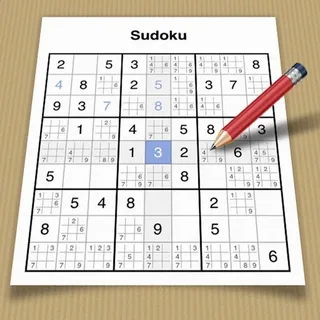
#> input picture lab3/sudoku.jpg, 320 x 320 px
$ jupyter execute lab7_2.ipynb
#> lines starting #> are read from the running program, lines starting #| are printed output that depends on the picture; after the words box and inside, x2 and y2 are one past the last pixel; in counts of white or black regions, pixels touching at a corner belong together
[cell 1]
import cv2 as cv
import numpy as np
from matplotlib import pyplot as plt

# https://docs.opencv.org/4.x/dd/dd7/tutorial_morph_lines_detection.html
# Извлечение горизонтальных и вертикальных линий с помощью морфологических операций

# Загрузка изображения===
src = cv.imread('../lab3/sudoku.jpg', cv.IMREAD_GRAYSCALE)
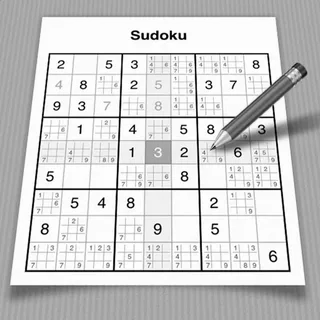
#> src: shape (320, 320); min 0, max 255, mean 205.4
assert src is not None, "Файл не найден."

# 1. Инвертируем изображение и применяем адаптивный порог
src_bin = cv.adaptiveThreshold(~src, 255, cv.ADAPTIVE_THRESH_MEAN_C, cv.THRESH_BINARY, 15, -2)
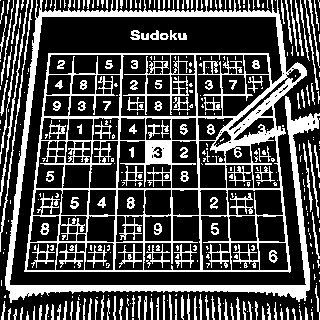
#> src_bin: shape (320, 320); 29.3% white; 361 white regions (228 under 20 px), largest, box (x1, y1, x2, y2) and area: (5, 0, 320, 303) 20080, (0, 0, 33, 252) 442, (0, 0, 29, 206) 403

# 2. Извлечение горизонтальных и вертикальных линий
horizontal = src_bin.copy()
vertical = src_bin.copy()

# Размер структурирующего элемента
cols = horizontal.shape[1]
#> cols = 320
horizontal_size = cols // 30
#> horizontal_size = 10

horizontalStructure = cv.getStructuringElement(cv.MORPH_RECT, (horizontal_size, 1))
horizontal = cv.erode(horizontal, horizontalStructure)
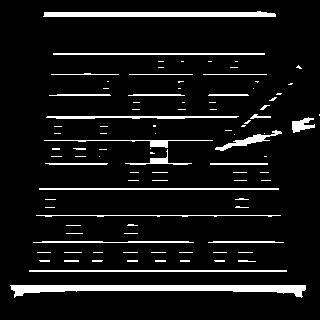
#> horizontal: shape (320, 320); 8.2% white; 98 white regions (66 under 20 px), largest, box (x1, y1, x2, y2) and area: (10, 285, 306, 298) 1999, (43, 11, 276, 17) 1155, (29, 270, 287, 272) 516
horizontal = cv.dilate(horizontal, horizontalStructure)
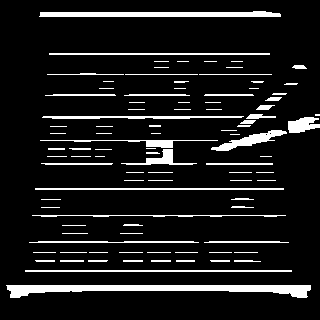
#> horizontal: shape (320, 320); 10.3% white; 97 white regions (33 under 20 px), largest, box (x1, y1, x2, y2) and area: (6, 285, 311, 298) 2197, (39, 11, 281, 17) 1209, (211, 130, 287, 151) 547

rows = vertical.shape[0]
#> rows = 320
verticalsize = rows // 30
#> verticalsize = 10

verticalStructure = cv.getStructuringElement(cv.MORPH_RECT, (1, verticalsize))
#> verticalStructure = [1, 1, 1, 1, 1, 1, 1, 1, 1, 1]
vertical = cv.erode(vertical, verticalStructure)
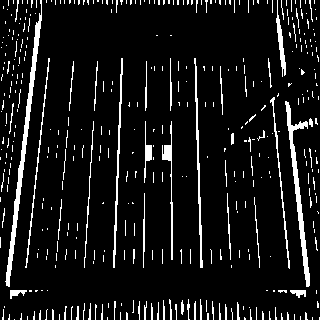
#> vertical: shape (320, 320); 8.7% white; 415 white regions (353 under 20 px), largest, box (x1, y1, x2, y2) and area: (5, 0, 42, 287) 1267, (285, 101, 310, 287) 945, (194, 58, 203, 268) 464
vertical = cv.dilate(vertical, verticalStructure)
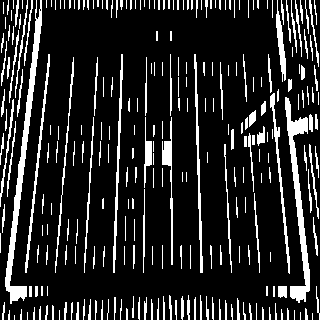
#> vertical: shape (320, 320); 15.4% white; 273 white regions (107 under 20 px), largest, box (x1, y1, x2, y2) and area: (5, 0, 42, 304) 1861, (285, 97, 310, 303) 1530, (25, 54, 50, 273) 549

# 3. Комбинируем линии ===
mask = horizontal + vertical
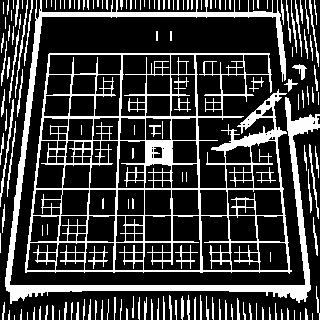
#> mask: shape (320, 320); min 0, max 255, mean 60.3

titles = ['Original', 'Binary', 'Horizontal', 'Vertical', 'Combined']
images = [src, src_bin, horizontal, vertical, mask]

for i in range(len(images)):
    plt.subplot(1, 5, i+1)
    plt.imshow(images[i], 'gray')
    plt.title(titles[i])
    plt.xticks([]), plt.yticks([])
#> this loop made 5 passes

plt.show()
